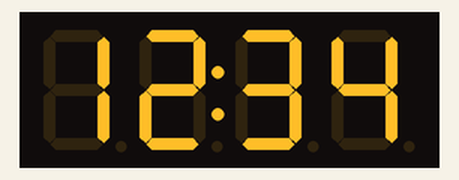
The sketch below on a simulated Arduino Uno, built with avr-gcc and run on an emulated ATmega328P. Parts: 4-digit seven-segment display.

Above: at 0.1 s.
At 0.5 s:
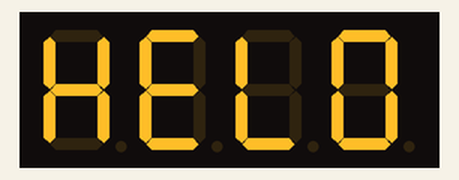

The sketch:

tm1637-states.ino
```cpp
// The TM1637 model's other paths: colon, display off, raw segments.
#include <TM1637Display.h>

TM1637Display display(2, 3);

void setup() {
  display.setBrightness(7);
  display.showNumberDecEx(1234, 0b01000000, true);  // 12:34
  delay(200);
  display.setBrightness(2, false);
  display.showNumberDec(-5, false);  // "  -5", display off
  delay(200);
  const uint8_t helo[] = {0x76, 0x79, 0x38, 0x3f};
  display.setBrightness(3, true);
  display.setSegments(helo);
}

void loop() {}
```
